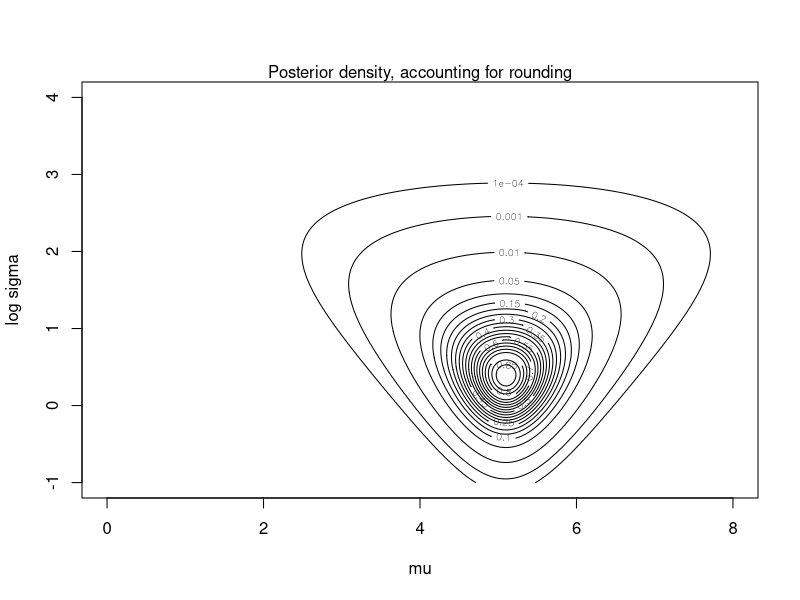
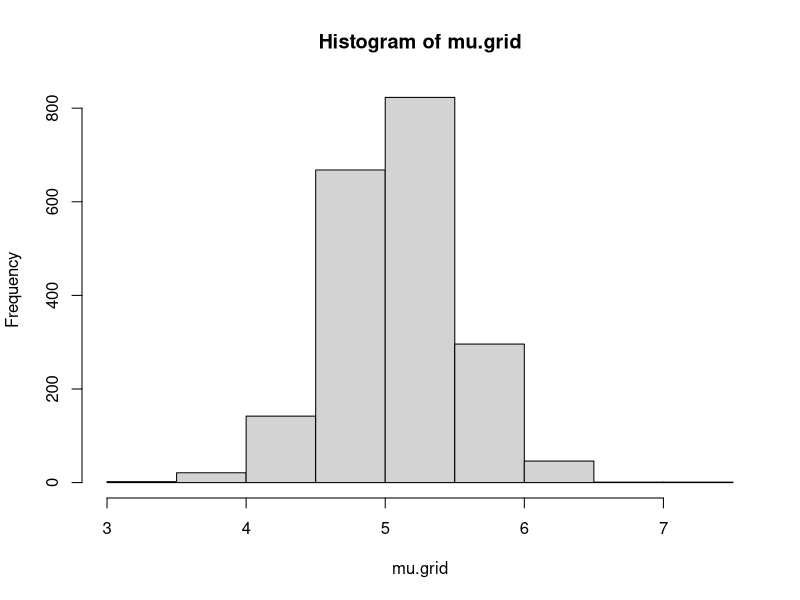
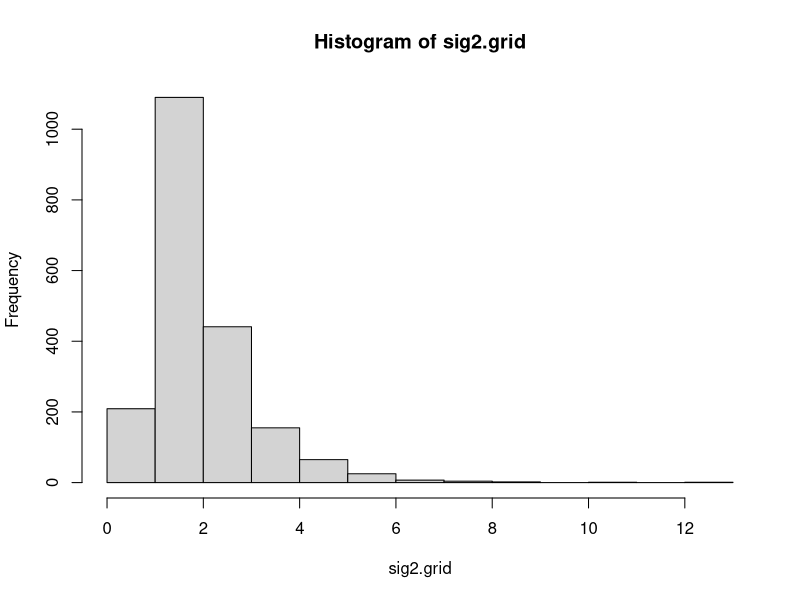

Write R code to recreate these figures, in order.
# part a
set.seed(123)
nsim <- 2000
y<-c(7,6,7,5,5,3,6,5,4,3)

mugrid <- seq(0,8,length=200)
logsig2grid <- seq(-1,4,length=200)
contours <- c(.0001, .001, .01, seq(.05, .95, .05))

post.b = function(mu,sig2,y){
  ldens = 0
  for(i in 1:length(y)){
    ldens = ldens + log(pnorm(y[i]+.5,mu,sqrt(sig2)) - pnorm(y[i]-.5,mu,sqrt(sig2)))
  }
  ldens = log(1/sig2) + ldens
  return(ldens)
}

summ <- function(x){
  c(mean(x),sqrt(var(x)), quantile(x, c(.025,.25,.5,.75,.975)))
}

logdens <- outer(mugrid, exp(logsig2grid), post.b, y)
dens <- exp(logdens - max(logdens)) 
contour(mugrid, logsig2grid, dens, levels=contours, 
        xlab='mu', ylab='log sigma')
mtext("Posterior density, accounting for rounding")
dens.mu <- apply(dens,1,sum)
muindex <- sample (1:length(mugrid),nsim, replace=T,prob=dens.mu)
mu.grid <- mugrid[muindex]
sig2.grid <- rep(NA, nsim)
for (i in (1:nsim)){
  sig2.grid[i] <- exp(sample(logsig2grid, 1, prob=dens[muindex[i],]))
}
print(rbind(summ(mu.grid),summ(sig2.grid)))

hist(mu.grid)
hist(sig2.grid)




